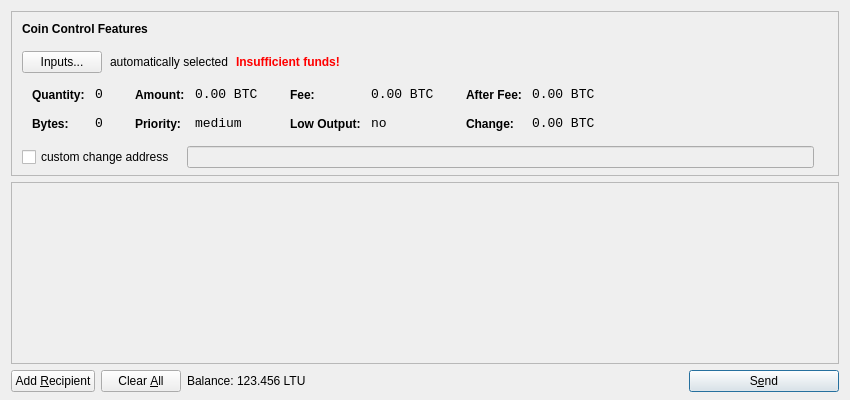
<?xml version="1.0" encoding="UTF-8"?>
<ui version="4.0">
 <class>SendCoinsDialog</class>
 <widget class="QDialog" name="SendCoinsDialog">
  <property name="geometry">
   <rect>
    <x>0</x>
    <y>0</y>
    <width>850</width>
    <height>400</height>
   </rect>
  </property>
  <property name="windowTitle">
   <string>Send Coins</string>
  </property>
  <layout class="QVBoxLayout" name="verticalLayout" stretch="0,1,0">
   <property name="bottomMargin">
    <number>8</number>
   </property>
   <item>
    <widget class="QFrame" name="frameCoinControl">
     <property name="sizePolicy">
      <sizepolicy hsizetype="Expanding" vsizetype="Expanding">
       <horstretch>0</horstretch>
       <verstretch>0</verstretch>
      </sizepolicy>
     </property>
     <property name="maximumSize">
      <size>
       <width>16777215</width>
       <height>16777215</height>
      </size>
     </property>
     <property name="frameShape">
      <enum>QFrame::StyledPanel</enum>
     </property>
     <property name="frameShadow">
      <enum>QFrame::Sunken</enum>
     </property>
     <layout class="QVBoxLayout" name="verticalLayoutCoinControl2">
      <property name="spacing">
       <number>-1</number>
      </property>
      <property name="leftMargin">
       <number>0</number>
      </property>
      <property name="topMargin">
       <number>0</number>
      </property>
      <property name="rightMargin">
       <number>0</number>
      </property>
      <property name="bottomMargin">
       <number>6</number>
      </property>
      <item>
       <layout class="QVBoxLayout" name="verticalLayoutCoinControl" stretch="0,0,0,0,1">
        <property name="spacing">
         <number>0</number>
        </property>
        <property name="leftMargin">
         <number>10</number>
        </property>
        <property name="topMargin">
         <number>10</number>
        </property>
        <item>
         <layout class="QHBoxLayout" name="horizontalLayoutCoinControl1">
          <property name="bottomMargin">
           <number>15</number>
          </property>
          <item>
           <widget class="QLabel" name="labelCoinControlFeatures">
            <property name="sizePolicy">
             <sizepolicy hsizetype="Preferred" vsizetype="Maximum">
              <horstretch>0</horstretch>
              <verstretch>0</verstretch>
             </sizepolicy>
            </property>
            <property name="font">
             <font>
              <weight>75</weight>
              <bold>true</bold>
             </font>
            </property>
            <property name="styleSheet">
             <string notr="true">font-weight:bold;</string>
            </property>
            <property name="text">
             <string>Coin Control Features</string>
            </property>
           </widget>
          </item>
         </layout>
        </item>
        <item>
         <layout class="QHBoxLayout" name="horizontalLayoutCoinControl2" stretch="0,0,0,0">
          <property name="spacing">
           <number>8</number>
          </property>
          <property name="bottomMargin">
           <number>10</number>
          </property>
          <item>
           <widget class="QPushButton" name="pushButtonCoinControl">
            <property name="styleSheet">
             <string notr="true"/>
            </property>
            <property name="text">
             <string>Inputs...</string>
            </property>
           </widget>
          </item>
          <item>
           <widget class="QLabel" name="labelCoinControlAutomaticallySelected">
            <property name="text">
             <string>automatically selected</string>
            </property>
            <property name="margin">
             <number>5</number>
            </property>
           </widget>
          </item>
          <item>
           <widget class="QLabel" name="labelCoinControlInsuffFunds">
            <property name="font">
             <font>
              <weight>75</weight>
              <bold>true</bold>
             </font>
            </property>
            <property name="styleSheet">
             <string notr="true">color:red;font-weight:bold;</string>
            </property>
            <property name="text">
             <string>Insufficient funds!</string>
            </property>
            <property name="margin">
             <number>5</number>
            </property>
           </widget>
          </item>
          <item>
           <spacer name="horizontalSpacerCoinControl">
            <property name="orientation">
             <enum>Qt::Horizontal</enum>
            </property>
            <property name="sizeHint" stdset="0">
             <size>
              <width>40</width>
              <height>1</height>
             </size>
            </property>
           </spacer>
          </item>
         </layout>
        </item>
        <item>
         <widget class="QWidget" name="widgetCoinControl" native="true">
          <property name="sizePolicy">
           <sizepolicy hsizetype="Preferred" vsizetype="Preferred">
            <horstretch>0</horstretch>
            <verstretch>0</verstretch>
           </sizepolicy>
          </property>
          <property name="minimumSize">
           <size>
            <width>0</width>
            <height>0</height>
           </size>
          </property>
          <property name="styleSheet">
           <string notr="true"/>
          </property>
          <layout class="QHBoxLayout" name="horizontalLayoutCoinControl5">
           <property name="margin">
            <number>0</number>
           </property>
           <item>
            <layout class="QHBoxLayout" name="horizontalLayoutCoinControl3" stretch="0,0,0,1">
             <property name="spacing">
              <number>20</number>
             </property>
             <property name="topMargin">
              <number>0</number>
             </property>
             <property name="bottomMargin">
              <number>10</number>
             </property>
             <item>
              <layout class="QFormLayout" name="formLayoutCoinControl1">
               <property name="horizontalSpacing">
                <number>10</number>
               </property>
               <property name="verticalSpacing">
                <number>14</number>
               </property>
               <property name="leftMargin">
                <number>10</number>
               </property>
               <property name="topMargin">
                <number>4</number>
               </property>
               <property name="rightMargin">
                <number>6</number>
               </property>
               <item row="0" column="0">
                <widget class="QLabel" name="labelCoinControlQuantityText">
                 <property name="styleSheet">
                  <string notr="true">font-weight:bold;</string>
                 </property>
                 <property name="text">
                  <string>Quantity:</string>
                 </property>
                 <property name="margin">
                  <number>0</number>
                 </property>
                </widget>
               </item>
               <item row="0" column="1">
                <widget class="QLabel" name="labelCoinControlQuantity">
                 <property name="font">
                  <font>
                   <family>Monospace</family>
                   <pointsize>10</pointsize>
                  </font>
                 </property>
                 <property name="cursor">
                  <cursorShape>IBeamCursor</cursorShape>
                 </property>
                 <property name="contextMenuPolicy">
                  <enum>Qt::ActionsContextMenu</enum>
                 </property>
                 <property name="text">
                  <string notr="true">0</string>
                 </property>
                 <property name="margin">
                  <number>0</number>
                 </property>
                 <property name="textInteractionFlags">
                  <set>Qt::LinksAccessibleByMouse|Qt::TextSelectableByKeyboard|Qt::TextSelectableByMouse</set>
                 </property>
                </widget>
               </item>
               <item row="1" column="0">
                <widget class="QLabel" name="labelCoinControlBytesText">
                 <property name="styleSheet">
                  <string notr="true">font-weight:bold;</string>
                 </property>
                 <property name="text">
                  <string>Bytes:</string>
                 </property>
                </widget>
               </item>
               <item row="1" column="1">
                <widget class="QLabel" name="labelCoinControlBytes">
                 <property name="font">
                  <font>
                   <family>Monospace</family>
                   <pointsize>10</pointsize>
                  </font>
                 </property>
                 <property name="cursor">
                  <cursorShape>IBeamCursor</cursorShape>
                 </property>
                 <property name="contextMenuPolicy">
                  <enum>Qt::ActionsContextMenu</enum>
                 </property>
                 <property name="text">
                  <string notr="true">0</string>
                 </property>
                 <property name="textInteractionFlags">
                  <set>Qt::LinksAccessibleByMouse|Qt::TextSelectableByKeyboard|Qt::TextSelectableByMouse</set>
                 </property>
                </widget>
               </item>
              </layout>
             </item>
             <item>
              <layout class="QFormLayout" name="formLayoutCoinControl2">
               <property name="horizontalSpacing">
                <number>10</number>
               </property>
               <property name="verticalSpacing">
                <number>14</number>
               </property>
               <property name="leftMargin">
                <number>6</number>
               </property>
               <property name="topMargin">
                <number>4</number>
               </property>
               <property name="rightMargin">
                <number>6</number>
               </property>
               <item row="0" column="0">
                <widget class="QLabel" name="labelCoinControlAmountText">
                 <property name="styleSheet">
                  <string notr="true">font-weight:bold;</string>
                 </property>
                 <property name="text">
                  <string>Amount:</string>
                 </property>
                 <property name="margin">
                  <number>0</number>
                 </property>
                </widget>
               </item>
               <item row="0" column="1">
                <widget class="QLabel" name="labelCoinControlAmount">
                 <property name="font">
                  <font>
                   <family>Monospace</family>
                   <pointsize>10</pointsize>
                  </font>
                 </property>
                 <property name="cursor">
                  <cursorShape>IBeamCursor</cursorShape>
                 </property>
                 <property name="contextMenuPolicy">
                  <enum>Qt::ActionsContextMenu</enum>
                 </property>
                 <property name="text">
                  <string notr="true">0.00 BTC</string>
                 </property>
                 <property name="textInteractionFlags">
                  <set>Qt::LinksAccessibleByMouse|Qt::TextSelectableByKeyboard|Qt::TextSelectableByMouse</set>
                 </property>
                </widget>
               </item>
               <item row="1" column="0">
                <widget class="QLabel" name="labelCoinControlPriorityText">
                 <property name="styleSheet">
                  <string notr="true">font-weight:bold;</string>
                 </property>
                 <property name="text">
                  <string>Priority:</string>
                 </property>
                </widget>
               </item>
               <item row="1" column="1">
                <widget class="QLabel" name="labelCoinControlPriority">
                 <property name="font">
                  <font>
                   <family>Monospace</family>
                   <pointsize>10</pointsize>
                  </font>
                 </property>
                 <property name="cursor">
                  <cursorShape>IBeamCursor</cursorShape>
                 </property>
                 <property name="contextMenuPolicy">
                  <enum>Qt::ActionsContextMenu</enum>
                 </property>
                 <property name="text">
                  <string>medium</string>
                 </property>
                 <property name="textInteractionFlags">
                  <set>Qt::LinksAccessibleByMouse|Qt::TextSelectableByKeyboard|Qt::TextSelectableByMouse</set>
                 </property>
                </widget>
               </item>
              </layout>
             </item>
             <item>
              <layout class="QFormLayout" name="formLayoutCoinControl3">
               <property name="horizontalSpacing">
                <number>10</number>
               </property>
               <property name="verticalSpacing">
                <number>14</number>
               </property>
               <property name="leftMargin">
                <number>6</number>
               </property>
               <property name="topMargin">
                <number>4</number>
               </property>
               <property name="rightMargin">
                <number>6</number>
               </property>
               <item row="0" column="0">
                <widget class="QLabel" name="labelCoinControlFeeText">
                 <property name="styleSheet">
                  <string notr="true">font-weight:bold;</string>
                 </property>
                 <property name="text">
                  <string>Fee:</string>
                 </property>
                 <property name="margin">
                  <number>0</number>
                 </property>
                </widget>
               </item>
               <item row="0" column="1">
                <widget class="QLabel" name="labelCoinControlFee">
                 <property name="font">
                  <font>
                   <family>Monospace</family>
                   <pointsize>10</pointsize>
                  </font>
                 </property>
                 <property name="cursor">
                  <cursorShape>IBeamCursor</cursorShape>
                 </property>
                 <property name="contextMenuPolicy">
                  <enum>Qt::ActionsContextMenu</enum>
                 </property>
                 <property name="text">
                  <string notr="true">0.00 BTC</string>
                 </property>
                 <property name="textInteractionFlags">
                  <set>Qt::LinksAccessibleByMouse|Qt::TextSelectableByKeyboard|Qt::TextSelectableByMouse</set>
                 </property>
                </widget>
               </item>
               <item row="1" column="0">
                <widget class="QLabel" name="labelCoinControlLowOutputText">
                 <property name="styleSheet">
                  <string notr="true">font-weight:bold;</string>
                 </property>
                 <property name="text">
                  <string>Low Output:</string>
                 </property>
                </widget>
               </item>
               <item row="1" column="1">
                <widget class="QLabel" name="labelCoinControlLowOutput">
                 <property name="font">
                  <font>
                   <family>Monospace</family>
                   <pointsize>10</pointsize>
                  </font>
                 </property>
                 <property name="cursor">
                  <cursorShape>IBeamCursor</cursorShape>
                 </property>
                 <property name="contextMenuPolicy">
                  <enum>Qt::ActionsContextMenu</enum>
                 </property>
                 <property name="text">
                  <string>no</string>
                 </property>
                 <property name="textInteractionFlags">
                  <set>Qt::LinksAccessibleByMouse|Qt::TextSelectableByKeyboard|Qt::TextSelectableByMouse</set>
                 </property>
                </widget>
               </item>
              </layout>
             </item>
             <item>
              <layout class="QFormLayout" name="formLayoutCoinControl4">
               <property name="horizontalSpacing">
                <number>10</number>
               </property>
               <property name="verticalSpacing">
                <number>14</number>
               </property>
               <property name="leftMargin">
                <number>6</number>
               </property>
               <property name="topMargin">
                <number>4</number>
               </property>
               <property name="rightMargin">
                <number>6</number>
               </property>
               <item row="0" column="0">
                <widget class="QLabel" name="labelCoinControlAfterFeeText">
                 <property name="styleSheet">
                  <string notr="true">font-weight:bold;</string>
                 </property>
                 <property name="text">
                  <string>After Fee:</string>
                 </property>
                 <property name="margin">
                  <number>0</number>
                 </property>
                </widget>
               </item>
               <item row="0" column="1">
                <widget class="QLabel" name="labelCoinControlAfterFee">
                 <property name="font">
                  <font>
                   <family>Monospace</family>
                   <pointsize>10</pointsize>
                  </font>
                 </property>
                 <property name="cursor">
                  <cursorShape>IBeamCursor</cursorShape>
                 </property>
                 <property name="contextMenuPolicy">
                  <enum>Qt::ActionsContextMenu</enum>
                 </property>
                 <property name="text">
                  <string notr="true">0.00 BTC</string>
                 </property>
                 <property name="textInteractionFlags">
                  <set>Qt::LinksAccessibleByMouse|Qt::TextSelectableByKeyboard|Qt::TextSelectableByMouse</set>
                 </property>
                </widget>
               </item>
               <item row="1" column="0">
                <widget class="QLabel" name="labelCoinControlChangeText">
                 <property name="styleSheet">
                  <string notr="true">font-weight:bold;</string>
                 </property>
                 <property name="text">
                  <string>Change:</string>
                 </property>
                </widget>
               </item>
               <item row="1" column="1">
                <widget class="QLabel" name="labelCoinControlChange">
                 <property name="font">
                  <font>
                   <family>Monospace</family>
                   <pointsize>10</pointsize>
                  </font>
                 </property>
                 <property name="cursor">
                  <cursorShape>IBeamCursor</cursorShape>
                 </property>
                 <property name="contextMenuPolicy">
                  <enum>Qt::ActionsContextMenu</enum>
                 </property>
                 <property name="text">
                  <string notr="true">0.00 BTC</string>
                 </property>
                 <property name="textInteractionFlags">
                  <set>Qt::LinksAccessibleByMouse|Qt::TextSelectableByKeyboard|Qt::TextSelectableByMouse</set>
                 </property>
                </widget>
               </item>
              </layout>
             </item>
            </layout>
           </item>
          </layout>
         </widget>
        </item>
        <item>
         <layout class="QHBoxLayout" name="horizontalLayoutCoinControl4" stretch="0,0,0">
          <property name="spacing">
           <number>12</number>
          </property>
          <property name="sizeConstraint">
           <enum>QLayout::SetDefaultConstraint</enum>
          </property>
          <property name="topMargin">
           <number>5</number>
          </property>
          <property name="rightMargin">
           <number>5</number>
          </property>
          <item>
           <widget class="QCheckBox" name="checkBoxCoinControlChange">
            <property name="text">
             <string>custom change address</string>
            </property>
           </widget>
          </item>
          <item>
           <widget class="QLineEdit" name="lineEditCoinControlChange">
            <property name="enabled">
             <bool>false</bool>
            </property>
            <property name="sizePolicy">
             <sizepolicy hsizetype="Expanding" vsizetype="Fixed">
              <horstretch>0</horstretch>
              <verstretch>0</verstretch>
             </sizepolicy>
            </property>
           </widget>
          </item>
          <item>
           <widget class="QLabel" name="labelCoinControlChangeLabel">
            <property name="sizePolicy">
             <sizepolicy hsizetype="Preferred" vsizetype="Expanding">
              <horstretch>0</horstretch>
              <verstretch>0</verstretch>
             </sizepolicy>
            </property>
            <property name="minimumSize">
             <size>
              <width>0</width>
              <height>0</height>
             </size>
            </property>
            <property name="text">
             <string/>
            </property>
            <property name="margin">
             <number>3</number>
            </property>
           </widget>
          </item>
         </layout>
        </item>
        <item>
         <spacer name="verticalSpacerCoinControl">
          <property name="orientation">
           <enum>Qt::Vertical</enum>
          </property>
          <property name="sizeHint" stdset="0">
           <size>
            <width>800</width>
            <height>1</height>
           </size>
          </property>
         </spacer>
        </item>
       </layout>
      </item>
     </layout>
    </widget>
   </item>
   <item>
    <widget class="QScrollArea" name="scrollArea">
     <property name="widgetResizable">
      <bool>true</bool>
     </property>
     <widget class="QWidget" name="scrollAreaWidgetContents">
      <property name="geometry">
       <rect>
        <x>0</x>
        <y>0</y>
        <width>830</width>
        <height>165</height>
       </rect>
      </property>
      <layout class="QVBoxLayout" name="verticalLayout_2">
       <property name="margin">
        <number>0</number>
       </property>
       <item>
        <layout class="QVBoxLayout" name="entries">
         <property name="spacing">
          <number>6</number>
         </property>
        </layout>
       </item>
       <item>
        <spacer name="verticalSpacer">
         <property name="orientation">
          <enum>Qt::Vertical</enum>
         </property>
         <property name="sizeHint" stdset="0">
          <size>
           <width>20</width>
           <height>40</height>
          </size>
         </property>
        </spacer>
       </item>
      </layout>
     </widget>
    </widget>
   </item>
   <item>
    <layout class="QHBoxLayout" name="horizontalLayout">
     <item>
      <widget class="QPushButton" name="addButton">
       <property name="toolTip">
        <string>Send to multiple recipients at once</string>
       </property>
       <property name="text">
        <string>Add &amp;Recipient</string>
       </property>
       <property name="icon">
        <iconset resource="../bitcoin.qrc">
         <normaloff>:/icons/add</normaloff>:/icons/add</iconset>
       </property>
       <property name="autoDefault">
        <bool>false</bool>
       </property>
      </widget>
     </item>
     <item>
      <widget class="QPushButton" name="clearButton">
       <property name="sizePolicy">
        <sizepolicy hsizetype="Minimum" vsizetype="Fixed">
         <horstretch>0</horstretch>
         <verstretch>0</verstretch>
        </sizepolicy>
       </property>
       <property name="toolTip">
        <string>Remove all transaction fields</string>
       </property>
       <property name="text">
        <string>Clear &amp;All</string>
       </property>
       <property name="icon">
        <iconset resource="../bitcoin.qrc">
         <normaloff>:/icons/remove</normaloff>:/icons/remove</iconset>
       </property>
       <property name="autoRepeatDelay">
        <number>300</number>
       </property>
       <property name="autoDefault">
        <bool>false</bool>
       </property>
      </widget>
     </item>
     <item>
      <layout class="QHBoxLayout" name="horizontalLayout_2">
       <property name="spacing">
        <number>3</number>
       </property>
       <item>
        <widget class="QLabel" name="label">
         <property name="text">
          <string>Balance:</string>
         </property>
        </widget>
       </item>
       <item>
        <widget class="QLabel" name="labelBalance">
         <property name="cursor">
          <cursorShape>IBeamCursor</cursorShape>
         </property>
         <property name="text">
          <string>123.456 LTU</string>
         </property>
         <property name="textInteractionFlags">
          <set>Qt::LinksAccessibleByMouse|Qt::TextSelectableByKeyboard|Qt::TextSelectableByMouse</set>
         </property>
        </widget>
       </item>
      </layout>
     </item>
     <item>
      <spacer name="horizontalSpacer">
       <property name="orientation">
        <enum>Qt::Horizontal</enum>
       </property>
       <property name="sizeHint" stdset="0">
        <size>
         <width>40</width>
         <height>20</height>
        </size>
       </property>
      </spacer>
     </item>
     <item>
      <widget class="QPushButton" name="sendButton">
       <property name="minimumSize">
        <size>
         <width>150</width>
         <height>0</height>
        </size>
       </property>
       <property name="toolTip">
        <string>Confirm the send action</string>
       </property>
       <property name="text">
        <string>S&amp;end</string>
       </property>
       <property name="icon">
        <iconset resource="../bitcoin.qrc">
         <normaloff>:/icons/send</normaloff>:/icons/send</iconset>
       </property>
       <property name="default">
        <bool>true</bool>
       </property>
      </widget>
     </item>
    </layout>
   </item>
  </layout>
 </widget>
 <resources>
  <include location="../bitcoin.qrc"/>
 </resources>
 <connections/>
</ui>
